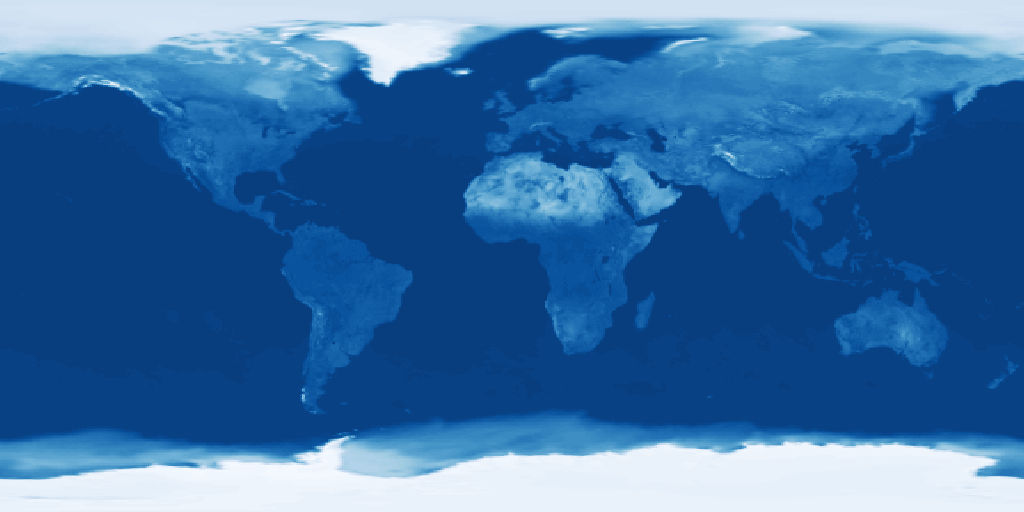
#> input picture imgs/SurfaceAlbedo_2021.png, 1024 x 512 px
$ python albedo_extractor_01.py
#> lines starting #> are read from the running program, lines starting #| are printed output that depends on the picture
# -*- coding: utf-8 -*-
"""
Created on Tue Nov 15 00:49:56 2022

@author: Pena
"""

import numpy as np
import pickle
from PIL import Image

with open('data/Color2Albedo.pkl', 'rb') as f:
#> (reads data/Color2Albedo.pkl from the repository)
    Color2Albedo = pickle.load(f)

img = Image.open('imgs/SurfaceAlbedo_2021.png')
#> img is the input picture: PIL image 1024x512 RGB; mean R, G, B 58.7, 112.5, 167.3
pixels = img.load()
width, height = img.size
#> width = 1024; height = 512

ColorPx = np.empty(shape=(height, width), dtype='<U6')
AlbedoPx = np.zeros(shape=(height, width))
for n in range(height):      # this row
    for m in range(width):   # and this row was exchanged
        r, g, b = pixels[m, n]
        ColorPx[n, m] = (f"{r:02x}{g:02x}{b:02x}")
        AlbedoPx[n, m] = Color2Albedo[ColorPx[n, m]]
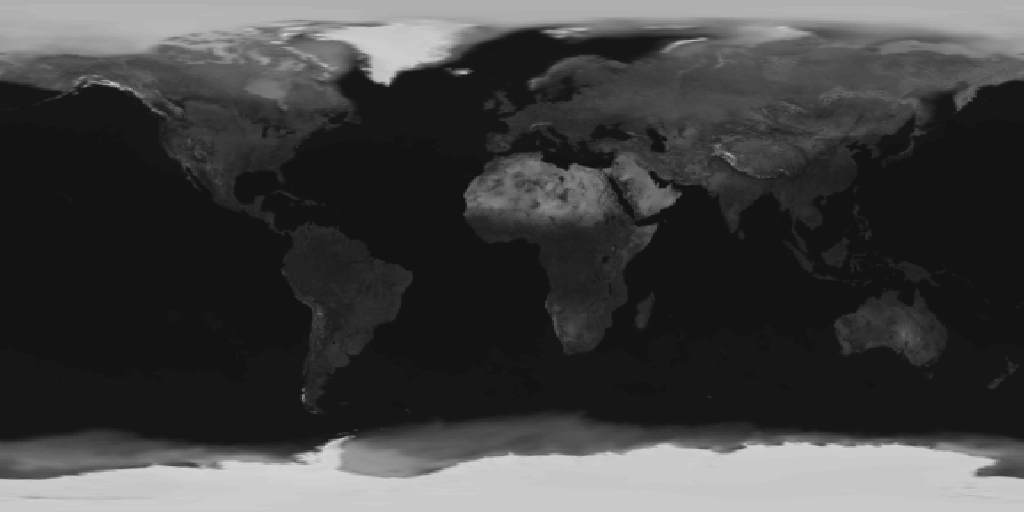
#> AlbedoPx: shape (512, 1024) float64; min 0.05, max 0.827, mean 0.258

np.save("data/ColorPx", ColorPx)
np.save("data/AlbedoPx", AlbedoPx)
